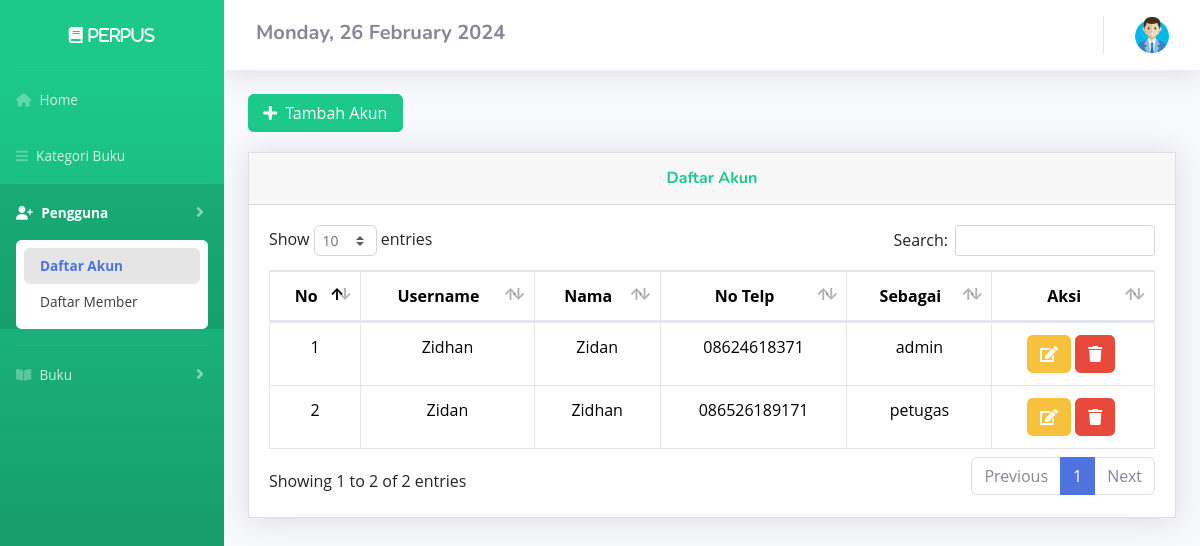
Page /DashboardAdmin/akun.php (signed in) on the committed database.
### tables this page shows
CREATE TABLE `user` (
  `id` int(11) NOT NULL,
  `username` varchar(50) NOT NULL,
  `password` varchar(50) NOT NULL,
  `nama` varchar(50) NOT NULL,
  `no_telp` varchar(50) NOT NULL,
  `sebagai` varchar(50) NOT NULL
);

### config/config.php (called while the page is built, shortened)
<?php
$host = "127.0.0.1";
$username = "root";
$password = "";
$database_name = "ukk_zidhan";
$connection = mysqli_connect($host, $username, $password, $database_name);
function queryReadData($dataKategori)
{
  global $connection;
  $result = mysqli_query($connection, $dataKategori);
  $items = [];
  while ($item = mysqli_fetch_assoc($result)) {
    $items[] = $item;
  }
  return $items;
}

### DashboardAdmin/akun.php (the view, shortened to what this page needs)
<?php
require "../config/config.php";
$member = queryReadData("SELECT * FROM user where id");
?>
<!DOCTYPE html>
<html lang="en">
<head>
  <link href="https://cdn.jsdelivr.net/npm/bootstrap@5.3.2/dist/css/bootstrap.min.css" rel="stylesheet">
  <link href="../assets2/vendor/fontawesome-free/css/all.min.css" rel="stylesheet" type="text/css">
  <link href="../assets2/css/sb-admin-2.min.css" rel="stylesheet">
  <link href="../assets2/vendor/datatables/dataTables.bootstrap4.min.css" rel="stylesheet">
  <link rel='stylesheet' href='https://cdnjs.cloudflare.com/ajax/libs/font-awesome/5.15.0/css/all.min.css'>
  <link rel="stylesheet" href="../assets/style3.css">
</head>
<body id="page-top">
  <div id="wrapper">
    <ul class="navbar-nav bg-gradient-success sidebar sidebar-dark accordion" id="accordionSidebar">
      <div class="sticky-top">
        <a class="sidebar-brand d-flex align-items-center justify-content-center" href="akun.php">
          <div class="sidebar-brand-text fas fa-book"> Perpus</div>
        </a>
        <hr class="sidebar-divider my-0">
        <li class="nav-item">
          <a class="nav-link" href="index.php">
            <i class="fa-solid fa-house"></i>
            <span>Home</span></a>
        </li>
        <li class="nav-item">
          <a class="nav-link" href="kategori.php">
            <i class="fas fa-bars"></i>
            <span>Kategori Buku</span></a>
        </li>
        <hr class="sidebar-divider my-0">
        <li class="nav-item active">
          <a class="nav-link collapsed" href="#" data-toggle="collapse" data-target="#collapseTwo" aria-expanded="true" aria-controls="collapseTwo">
            <i class="fa-solid fa-user-plus"></i>
            <span>Pengguna</span>
          </a>
          <div id="collapseTwo" class="collapse show" aria-labelledby="headingTwo" data-parent="#accordionSidebar">
            <div class="bg-white py-2 collapse-inner rounded ">
              <a class="collapse-item active" href="akun.php">Daftar Akun</a>
              <a class="collapse-item" href="member.php">Daftar Member</a>
            </div>
          </div>
        </li>
        <hr class="sidebar-divider my-0">
        <li class="nav-item">
          <a class="nav-link collapsed" href="#" data-toggle="collapse" data-target="#collapseUtilities" aria-expanded="true" aria-controls="collapseUtilities">
            <i class="fas fa-book-open"></i>
            <span>Buku</span>
          </a>
        </li>
    </ul>
    <?php
    $day = date('l');
    $dayOfMonth = date('d');
    $month = date('F');
    $year = date('Y');
    ?>
    <div id="content-wrapper" class="d-flex flex-column">
      <div id="content">
        <nav class="navbar navbar-expand navbar-light bg-white topbar mb-4 static-top shadow">
          <h5 class="mt-1 mx-3 fw-bold"><span class="fs-5 text-secondary"> <?php echo $day . ", " . $dayOfMonth . " " . " " . $month . " " . $year; ?> </span></h5>
          <ul class="navbar-nav ml-auto">
            <li class="nav-item dropdown no-arrow">
              <a class="nav-link dropdown-toggle" href="#" id="userDropdown" role="button" data-toggle="dropdown" aria-haspopup="true" aria-expanded="false">
                <img src="../assets/user.png" alt="memberLogo" width="40px">
              </a>
            </li>
          </ul>
        </nav>
        <div class="container-fluid">
          <button style="margin-bottom:20px" data-toggle="modal" data-target="#myModal" class="btn btn-success col-md-2"><span class="glyphicon glyphicon-plus"></span><i class="fas fa-plus mr-2"></i>Tambah Akun</button>
          <div class="card shadow mb-4">
            <div class="card-header py-3">
              <h6 class="m-0 font-weight-bold text-success">Daftar Akun</h6>
            </div>
            <div class="card-body">
              <div class="table-responsive">
                <table class="table table-bordered" id="dataTable" width="100%" cellspacing="0">
                  <thead>
                    <tr align="center">
                      <th>No</th>
                      <th>Username</th>
                      <th>Nama</th>
                      <th>No Telp</th>
                      <th>Sebagai</th>
                      <th>Aksi</th>
                    </tr>
                  </thead>
                  <tbody>
                    <?php
                    $no = 1;
                    foreach ($member as $item) :
                      $id = $item['id'];
                    ?>
                      <tr>
                        <td align="center"><?php echo $no++ ?></td>
                        <td align="center"><?php echo $item['username'] ?></td>
                        <td align="center"><?php echo $item['nama'] ?></td>
                        <td align="center"><?php echo $item['no_telp'] ?></td>
                        <td align="center"><?php echo $item['sebagai'] ?></td>
                        <td align="center">
                          <a title="edit" data-toggle="modal" data-target="#edit<?= $id; ?>" class="btn btn-warning" title="Edit"><i class="fas fa-edit"></i></a>
                          <a title="hapus" data-toggle="modal" data-target="#del<?= $id; ?>" class="btn btn-danger" title="Hapus"><i class="fas fa-trash"></i></a>&nbsp;
                        </td>
                      </tr>
                    <?php endforeach; ?>
                  </tbody>
                </table>
              </div>
            </div>
          </div>
        </div>
      </div>
</body>
</html>

### assets/style3.css (style rules this page uses)
:root { --font-family-sans-serif: "Open Sans", -apple-system, BlinkMacSystemFont, "Segoe UI", Roboto, "Helvetica Neue", Arial, sans-serif, "Apple Color Emoji", "Segoe UI Emoji", "Segoe UI Symbol", "Noto Color Emoji"; }
*, *::before, *::after { -webkit-box-sizing: border-box; box-sizing: border-box; }
html { font-family: sans-serif; line-height: 1.15; -webkit-text-size-adjust: 100%; -webkit-tap-highlight-color: rgba(0, 0, 0, 0); }
nav { display: block; }
body { margin: 0; font-family: "Open Sans", -apple-system, BlinkMacSystemFont, "Segoe UI", Roboto, "Helvetica Neue", Arial, sans-serif, "Apple Color Emoji", "Segoe UI Emoji", "Segoe UI Symbol", "Noto Color Emoji"; font-size: 1rem; font-weight: 400; line-height: 1.5; color: #515151; text-align: left; background-color: #e9edf4; }
h1, h2, h3, h4, h5, h6 { margin-top: 0; margin-bottom: 0.5rem; }
a { color: #3f84fc; text-decoration: none; background-color: transparent; }
h1, h2, h3, h4, h5, h6, .h1, .h2, .h3, .h4, .h5, .h6 { font-family: "Nunito", sans-serif; margin-bottom: 0.5rem; font-weight: 500; line-height: 1.2; }
.card { position: relative; display: -webkit-box; display: -webkit-flex; display: -ms-flexbox; display: flex; -webkit-box-orient: vertical; -webkit-box-direction: normal; -webkit-flex-direction: column; -ms-flex-direction: column; flex-direction: column; min-width: 0; word-wrap: break-word; background-color: #fff; background-clip: border-box; border: 1px solid rgba(0, 0, 0, 0.125); border-radius: 0; }
.card-body { -webkit-box-flex: 1; -webkit-flex: 1 1 auto; -ms-flex: 1 1 auto; flex: 1 1 auto; padding: 1.25rem; }
.card-header { padding: 0.75rem 1.25rem; margin-bottom: 0; background-color: rgba(0, 0, 0, 0.03); border-bottom: 1px solid rgba(0, 0, 0, 0.125); text-align: center; }
.active { background: rgba(0, 0, 0, 0.1); }

### rows in the picture
user: username "Zidhan", nama "Zidan", no_telp "08624618371", sebagai "admin"
user: username "Zidan", nama "Zidhan", no_telp "086526189171", sebagai "petugas"
